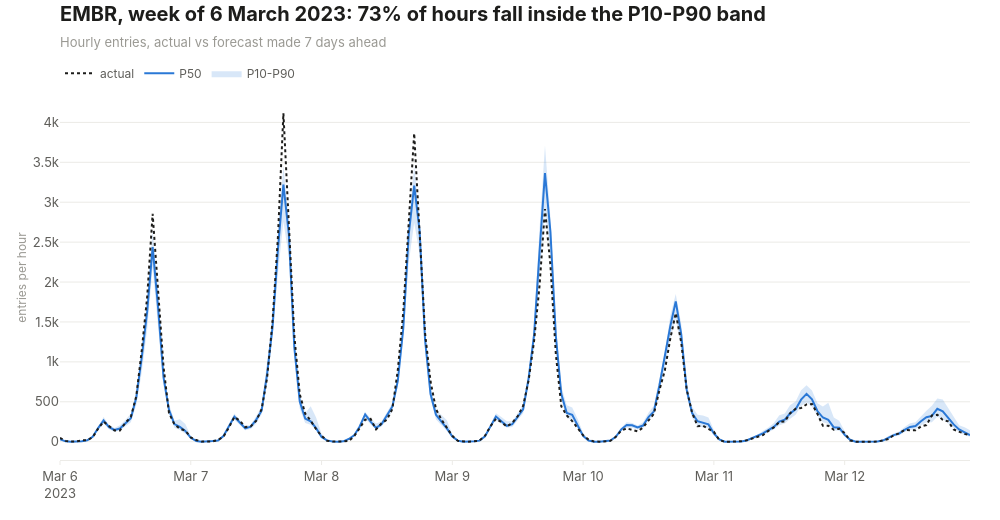

Here is the notebook cell this chart was saved with:
### Markdown cell above
ตัวอย่างการใช้งาน: สัปดาห์หนึ่งของ test ที่สถานี EMBR ค่าจริงเทียบกับ P50 และช่วง P10-P90

### Code cell
example = scored.filter(
    (pl.col("station") == "EMBR") & pl.col("date").is_between(date(2023, 3, 6), date(2023, 3, 12))
).sort("date", "hour").with_columns(
    pl.col("date").cast(pl.Datetime) + pl.duration(hours=pl.col("hour"))
).rename({"date": "time"})

band_top = go.Scatter(x=example["time"], y=example["p90"], mode="lines", line=dict(width=0),
                      showlegend=False, hoverinfo="skip")
band = go.Scatter(x=example["time"], y=example["p10"], mode="lines", line=dict(width=0), fill="tonexty",
                  fillcolor="rgba(42, 120, 214, 0.18)", name="P10-P90", hoverinfo="skip")
p50_line = go.Scatter(x=example["time"], y=example["p50"], mode="lines", name="P50",
                      line=dict(color=viz.ACCENT, width=2),
                      hovertemplate="%{x|%a %H:00}: P50 %{y:,.0f}<extra></extra>")
actual_line = go.Scatter(x=example["time"], y=example["target"], mode="lines", name="actual",
                         line=dict(color=viz.INK, width=2, dash="dot"),
                         hovertemplate="%{x|%a %H:00}: actual %{y:,.0f}<extra></extra>")

fig = go.Figure([band_top, band, p50_line, actual_line])
fig.update_yaxes(title_text="entries per hour", tickformat="~s")

inside = example.filter((pl.col("target") >= pl.col("p10")) & (pl.col("target") <= pl.col("p90"))).height
title = f"EMBR, week of 6 March 2023: {100 * inside / example.height:.0f}% of hours fall inside the P10-P90 band"
subtitle = "Hourly entries, actual vs forecast made 7 days ahead"
viz.titled(fig, title, subtitle)
viz.save(fig, "08_example_week")
fig

### Figure 1 — Plotly figure (JSON) as saved in the notebook; plotly's stock layout.template omitted (floating-point values rounded to 4 significant figures; data arrays with more than 128 entries replaced by an {"elided": "..."} marker saying what was removed)
{"data": [{"hoverinfo": "skip", "line": {"width": 0}, "mode": "lines", "showlegend": false, "type": "scatter", "x": {"elided": "168 str values"}, "y": {"elided": "168 float values"}}, {"fill": "tonexty", "fillcolor": "rgba(42, 120, 214, 0.18)", "hoverinfo": "skip", "line": {"width": 0}, "mode": "lines", "name": "P10-P90", "type": "scatter", "x": {"elided": "168 str values"}, "y": {"elided": "168 float values"}}, {"hovertemplate": "%{x|%a %H:00}: P50 %{y:,.0f}<extra></extra>", "line": {"color": "#2a78d6", "width": 2}, "mode": "lines", "name": "P50", "type": "scatter", "x": {"elided": "168 str values"}, "y": {"elided": "168 float values"}}, {"hovertemplate": "%{x|%a %H:00}: actual %{y:,.0f}<extra></extra>", "line": {"color": "#1d1d1b", "dash": "dot", "width": 2}, "mode": "lines", "name": "actual", "type": "scatter", "x": {"elided": "168 str values"}, "y": {"elided": "168 float values"}}], "layout": {"height": 520, "title": {"text": "<b>EMBR, week of 6 March 2023: 73% of hours fall inside the P10-P90 band</b><br><span style='font-size:13px;color:#9a9993'>Hourly entries, actual vs forecast made 7 days ahead</span>"}, "width": 1000, "yaxis": {"tickformat": "~s", "title": {"text": "entries per hour"}}}}
